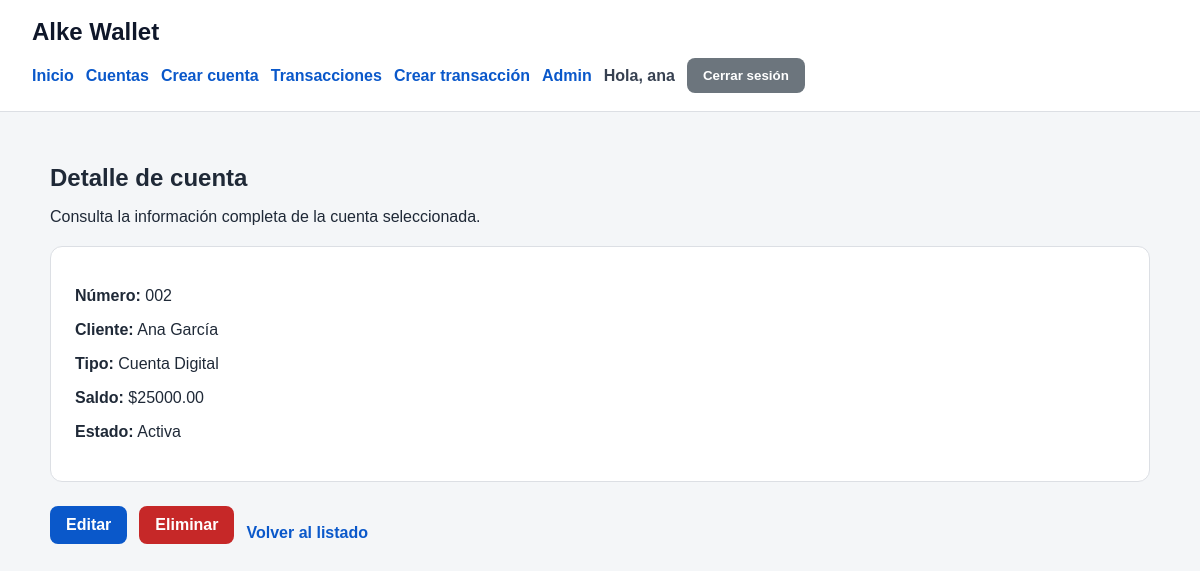
Screenshot of /cuentas/2/ (signed in) with the database file from the repository.
### gestion/models.py (models this page shows, shortened)
class Cuenta(models.Model):
    TIPO_CUENTA_CHOICES = [
        ('ahorro', 'Cuenta de Ahorro'),
        ('corriente', 'Cuenta Corriente'),
        ('digital', 'Cuenta Digital'),
    ]
    cliente = models.ForeignKey(Cliente, on_delete=models.CASCADE, related_name='cuentas')
    numero_cuenta = models.CharField(max_length=20, unique=True)
    tipo_cuenta = models.CharField(max_length=20, choices=TIPO_CUENTA_CHOICES)
    saldo = models.DecimalField(max_digits=12, decimal_places=2, default=0, validators=[MinValueValidator(0)])
    activa = models.BooleanField(default=True)
    creada_en = models.DateTimeField(auto_now_add=True)

class Cliente(models.Model):
    user = models.OneToOneField(User, on_delete=models.CASCADE, related_name='cliente')
    telefono = models.CharField(max_length=20, blank=True, null=True)
    direccion = models.CharField(max_length=255, blank=True, null=True)
    fecha_nacimiento = models.DateField(blank=True, null=True)
    creado_en = models.DateTimeField(auto_now_add=True)
    def __str__(self):
        return self.user.get_full_name() or self.user.username

### gestion/views.py (the view)
# urls.py: path('cuentas/<int:pk>/', CuentaDetailView.as_view(), name='cuenta_detail'),
class CuentaDetailView(LoginRequiredMixin, DetailView):
    model = Cuenta
    template_name = 'gestion/cuenta_detail.html'
    context_object_name = 'cuenta'

### templates/gestion/cuenta_detail.html
{% extends "base.html" %}
{% block content %}
<section class="page-header">
    <h1>Detalle de cuenta</h1>
    <p>Consulta la información completa de la cuenta seleccionada.</p>
</section>
<div class="detail-card">
    <p><strong>Número:</strong> {{ cuenta.numero_cuenta }}</p>
    <p><strong>Cliente:</strong> {{ cuenta.cliente }}</p>
    <p><strong>Tipo:</strong> {{ cuenta.get_tipo_cuenta_display }}</p>
    <p><strong>Saldo:</strong> ${{ cuenta.saldo }}</p>
    <p><strong>Estado:</strong>
        {% if cuenta.activa %}
            Activa
        {% else %}
            Inactiva
        {% endif %}
    </p>
</div>
<div class="actions-row">
    <a class="btn" href="{% url 'cuenta_update' cuenta.pk %}">Editar</a>
    <a class="btn btn-danger" href="{% url 'cuenta_delete' cuenta.pk %}">Eliminar</a>
    <a class="back-link" href="{% url 'cuenta_list' %}">Volver al listado</a>
</div>
{% endblock %}

### templates/base.html (shortened to what this page needs)
{% load static %}
<!DOCTYPE html>
<html lang="es">
<head>
    <link rel="stylesheet" href="{% static 'css/styles.css' %}">
</head>
<body>
    <header class="topbar">
        <div class="brand">
            <a href="{% url 'inicio' %}">Alke Wallet</a>
        </div>
        <nav class="nav">
            <a href="{% url 'inicio' %}">Inicio</a>
            <a href="{% url 'cuenta_list' %}">Cuentas</a>
            <a href="{% url 'cuenta_create' %}">Crear cuenta</a>
            <a href="{% url 'transaccion_list' %}">Transacciones</a>
            <a href="{% url 'transaccion_create' %}">Crear transacción</a>
            <a href="/admin/">Admin</a>
            {% if user.is_authenticated %}
                <span class="user-info">Hola, {{ user.username }}</span>
                <form action="{% url 'logout' %}" method="post" class="logout-form">
                    <button type="submit" class="btn btn-secondary">Cerrar sesión</button>
                </form>
            {% else %}
                <a href="{% url 'login' %}" class="btn btn-secondary">Iniciar sesión</a>
            {% endif %}
        </nav>
    </header>
    <main class="container">
        {% block content %}{% endblock %}
    </main>
</body>
</html>

### static/css/styles.css (style rules this page uses)
body { font-family: Arial, sans-serif; margin: 0; background-color: #f4f6f8; color: #1f2937; }
.topbar { background-color: #ffffff; border-bottom: 1px solid #dcdfe4; padding: 18px 32px; }
.brand a { font-size: 24px; font-weight: bold; text-decoration: none; color: #0f172a; }
.nav { margin-top: 12px; display: flex; flex-wrap: wrap; gap: 12px; align-items: center; }
.nav a { text-decoration: none; color: #0a58ca; font-weight: 600; }
.container { max-width: 1100px; margin: 0 auto; padding: 32px 20px; }
.hero, .info-card, .form-card, .detail-card { background-color: #ffffff; border: 1px solid #dcdfe4; border-radius: 12px; padding: 24px; margin-bottom: 24px; }
.page-header { margin-bottom: 20px; }
.page-header h1 { margin-bottom: 8px; }
.btn { display: inline-block; background-color: #0a58ca; color: #ffffff; text-decoration: none; padding: 10px 16px; border-radius: 8px; border: none; cursor: pointer; font-weight: 600; }
.btn-secondary { background-color: #6c757d; }
.btn-danger { background-color: #c62828; }
.back-link { display: inline-block; margin-top: 16px; color: #0a58ca; text-decoration: none; font-weight: 600; }
.actions-row { display: flex; gap: 12px; align-items: center; flex-wrap: wrap; margin-top: 20px; }
.user-info { font-weight: 600; color: #374151; }
.logout-form { display: inline; }

### rows the page displays
Cuenta: numero_cuenta "002", cliente "Ana García", tipo_cuenta "Cuenta Digital", saldo "25000.00"

### other values shown
{{ user.username }} "ana"
